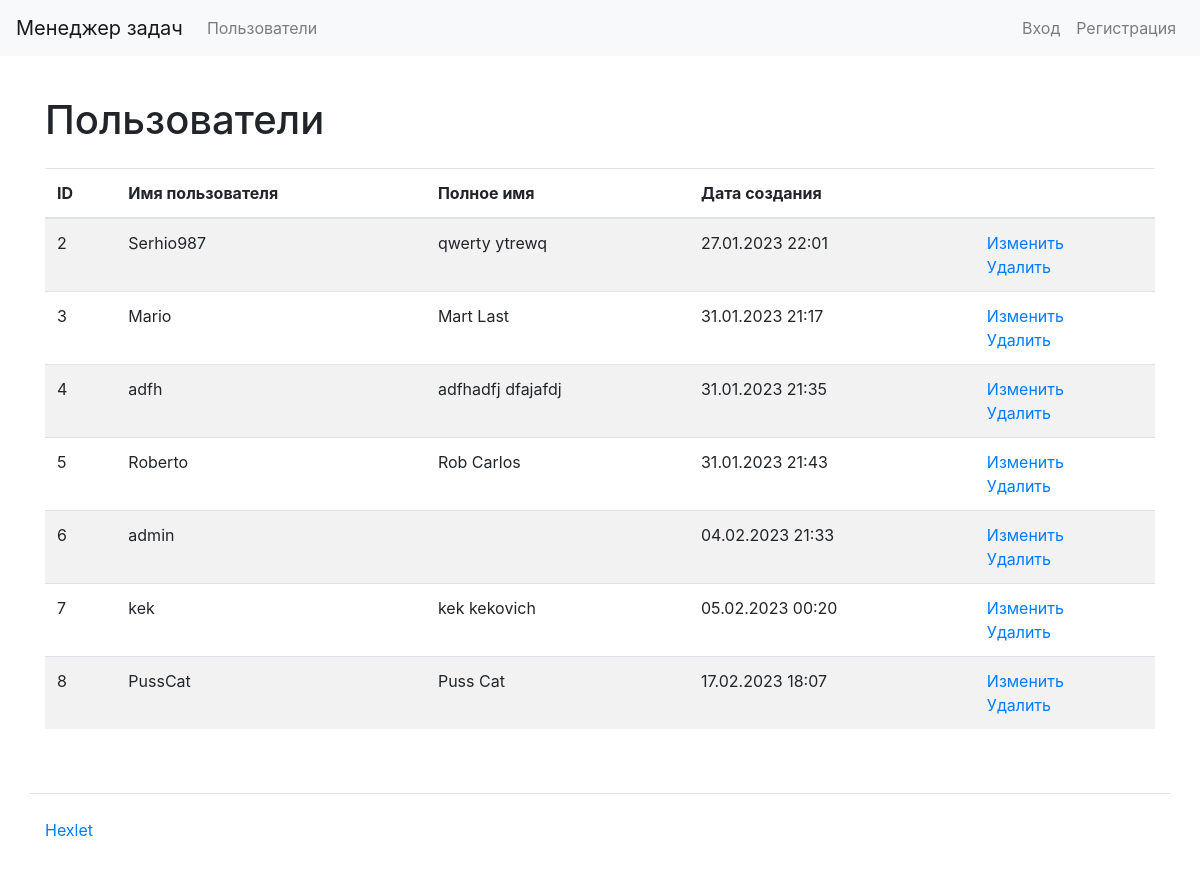
/users/, run on the app's committed database.
### task_manager/users/models.py (models this page shows, shortened)
class SiteUser(AbstractUser):
    first_name = models.CharField(max_length=150, verbose_name='Имя')
    last_name = models.CharField(max_length=150, verbose_name='Фамилия')

### task_manager/users/views.py (the view)
# urls.py: path('', views.UserListView.as_view(), name='user_list'),
class UserListView(generic.ListView):
    model = SiteUser

### task_manager/templates/users/siteuser_list.html
{% extends "base.html" %}
{% load bootstrap4 %}
{% block content %}
{% load tz %}
<h1 class="my-4">Пользователи</h1>
<table class="table table-striped">
  <thead>
    <tr>
      <th>ID</th>
      <th>Имя пользователя</th>
      <th>Полное имя</th>
      <th>Дата создания</th>
      <th></th>
    </tr>
  </thead>
  <tbody>
    {% for user in siteuser_list %}
    <tr>
      <td>{{ user.pk }}</td>
      <td>{{ user.username }}</td>
      <td>{{ user.first_name }} {{ user.last_name }}</td>
      <td>{{ user.date_joined|date:"d.m.Y H:i" }}</td>
      <td>
        <a href="{% url 'user_update' user.pk %}">Изменить</a>
        <br>
        <a href="{% url 'user_delete' user.pk %}">Удалить</a>
      </td>
    </tr>
    {% endfor %}
  </tbody>
</table>
{% endblock %}

### data on the page
SiteUser: pk "2", username "Serhio987", first_name "qwerty", last_name "ytrewq", date_joined "27.01.2023 22:01"
SiteUser: pk "3", username "Mario", first_name "Mart", last_name "Last", date_joined "31.01.2023 21:17"
SiteUser: pk "4", username "adfh", first_name "adfhadfj", last_name "dfajafdj", date_joined "31.01.2023 21:35"
SiteUser: pk "5", username "Roberto", first_name "Rob", last_name "Carlos", date_joined "31.01.2023 21:43"
SiteUser: pk "6", username "admin", date_joined "04.02.2023 21:33"
SiteUser: pk "7", username "kek", first_name "kek", last_name "kekovich", date_joined "05.02.2023 00:20"
SiteUser: pk "8", username "PussCat", first_name "Puss", last_name "Cat", date_joined "17.02.2023 18:07"
